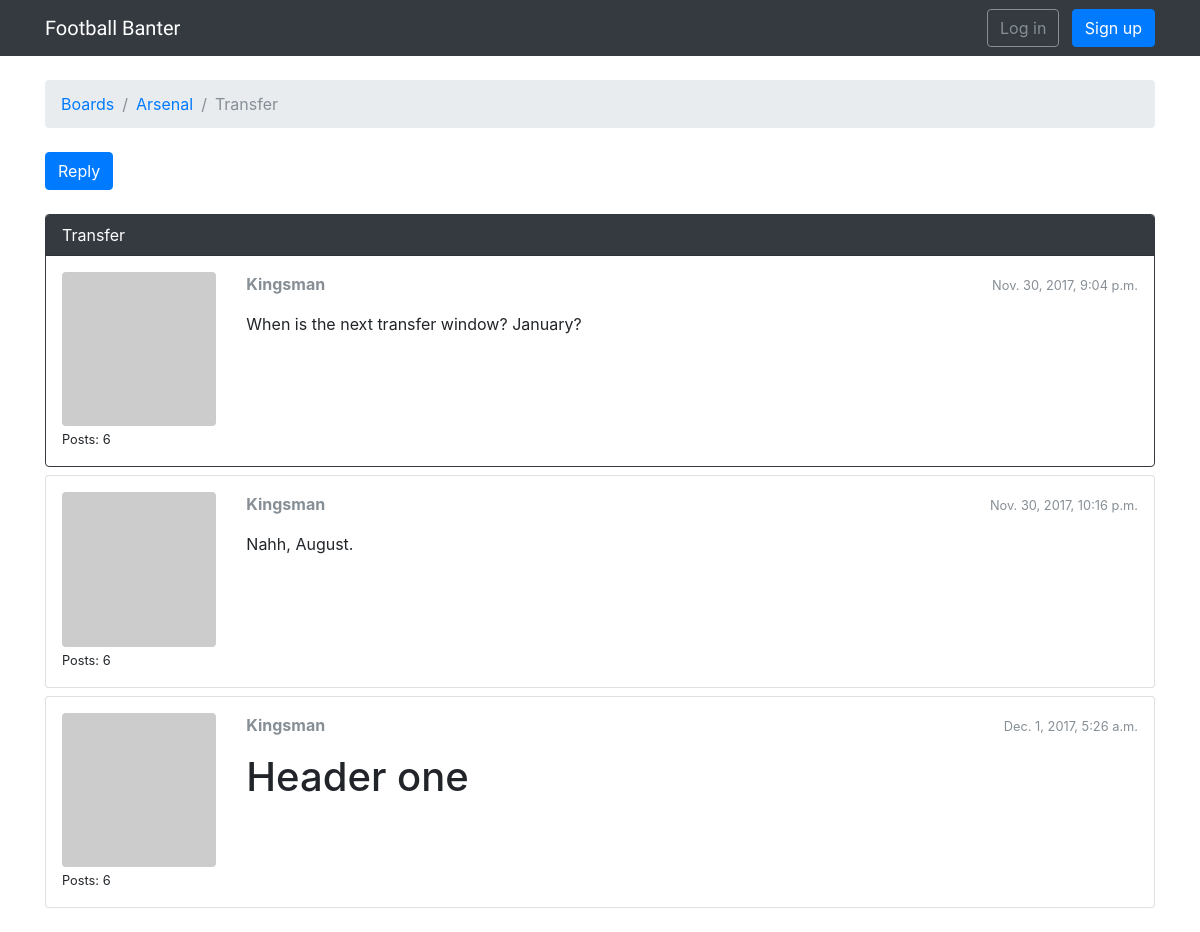
The page /boards/1/topics/2/ on the database its author committed.
### boards/models.py (models this page shows, shortened)
class Topic(models.Model):
    subject = models.CharField(max_length=255)
    last_updated = models.DateTimeField(auto_now_add=True)
    board = models.ForeignKey(Board, related_name='topics')
    starter = models.ForeignKey(User, related_name='topics')
    views = models.PositiveIntegerField(default=0)

class Board(models.Model):
    name = models.CharField(max_length=30, unique=True)
    description = models.CharField(max_length=100)

class Post(models.Model):
    message = models.TextField(max_length=4000)
    topic = models.ForeignKey(Topic, related_name='posts')
    created_at = models.DateTimeField(auto_now_add=True)
    updated_at = models.DateTimeField(null=True)
    created_by = models.ForeignKey(User, null=True, related_name='posts')
    updated_by = models.ForeignKey(User, null=True, related_name='+')
    def get_message_as_markdown(self):
        return mark_safe(markdown(self.message, safe_mode='escape'))

### boards/views.py (the view)
# urls.py: url(r'^boards/(?P<pk>\d+)/topics/(?P<topic_pk>\d+)/$', views.PostListView.as_view(), name='topic_posts'),
class PostListView(ListView):
    model = Post
    context_object_name = 'posts'
    template_name = 'topic_posts.html'
    paginate_by = 20
    def get_context_data(self, **kwargs):
        session_key = 'viewed_topic_{}'.format(self.topic.pk)
        if not self.request.session.get(session_key, False):
            self.topic.views += 1
            self.topic.save()
            self.request.session[session_key] = True
        kwargs['topic'] = self.topic
        return super().get_context_data(**kwargs)
    def get_queryset(self):
        self.topic = get_object_or_404(Topic, board__pk=self.kwargs.get('pk'), pk=self.kwargs.get('topic_pk'))
        queryset = self.topic.posts.order_by('created_at')
        return queryset

### boards/templatetags/gravatar.py (called while the page is built)
@register.filter
def gravatar(user):
    email = user.email.lower().encode('utf-8')
    default = 'mm'
    size = 256
    url = 'https://www.gravatar.com/avatar/{md5}?{params}'.format(
        md5=hashlib.md5(email).hexdigest(),
        params=urlencode({'d': default, 's': str(size)})
    )
    return url

### templates/topic_posts.html (shortened to what this page needs)
{% extends 'base.html' %}
{% load gravatar %}
{% block breadcrumb %}
  <li class="breadcrumb-item"><a href="{% url 'home' %}">Boards</a></li>
  <li class="breadcrumb-item"><a href="{% url 'board_topics' topic.board.pk %}">{{ topic.board.name }}</a></li>
  <li class="breadcrumb-item active">{{ topic.subject }}</li>
{% endblock %}
{% block content %}
  <div class="mb-4">
    <a href="{% url 'reply_topic' topic.board.pk topic.pk %}" class="btn btn-primary" role="button">Reply</a>
  </div>
  {% for post in posts %}
    <div id="{{ post.pk }}" class="card {% if forloop.last %}mb-4{% else %}mb-2{% endif %} {% if forloop.first %}border-dark{% endif %}">
      {% if forloop.first %}
        <div class="card-header text-white bg-dark py-2 px-3">{{ topic.subject }}</div>
      {% endif %}
      <div class="card-body p-3">
        <div class="row">
          <div class="col-2">
            <img src="{{ post.created_by|gravatar }}" alt="{{ post.created_by.username }}" class="w-100 rounded">
            <small>Posts: {{ post.created_by.posts.count }}</small>
          </div>
          <div class="col-10">
            <div class="row mb-3">
              <div class="col-6">
                <strong class="text-muted">{{ post.created_by.username }}</strong>
              </div>
              <div class="col-6 text-right">
                <small class="text-muted">{{ post.created_at }}</small>
              </div>
            </div>
            {{ post.get_message_as_markdown }}
          </div>
        </div>
      </div>
    </div>
  {% endfor %}
{% endblock %}

### rows shown on the page
Topic: board.name "Arsenal", subject "Transfer"
Post: created_by.posts.count "6", created_by.username "Kingsman", created_at "Nov. 30, 2017, 9:04 p.m.", get_message_as_markdown "When is the next transfer window? January?"
Post: created_by.posts.count "6", created_by.username "Kingsman", created_at "Nov. 30, 2017, 10:16 p.m.", get_message_as_markdown "Nahh, August."
Post: created_by.posts.count "6", created_by.username "Kingsman", created_at "Dec. 1, 2017, 5:26 a.m.", get_message_as_markdown "Header one"
